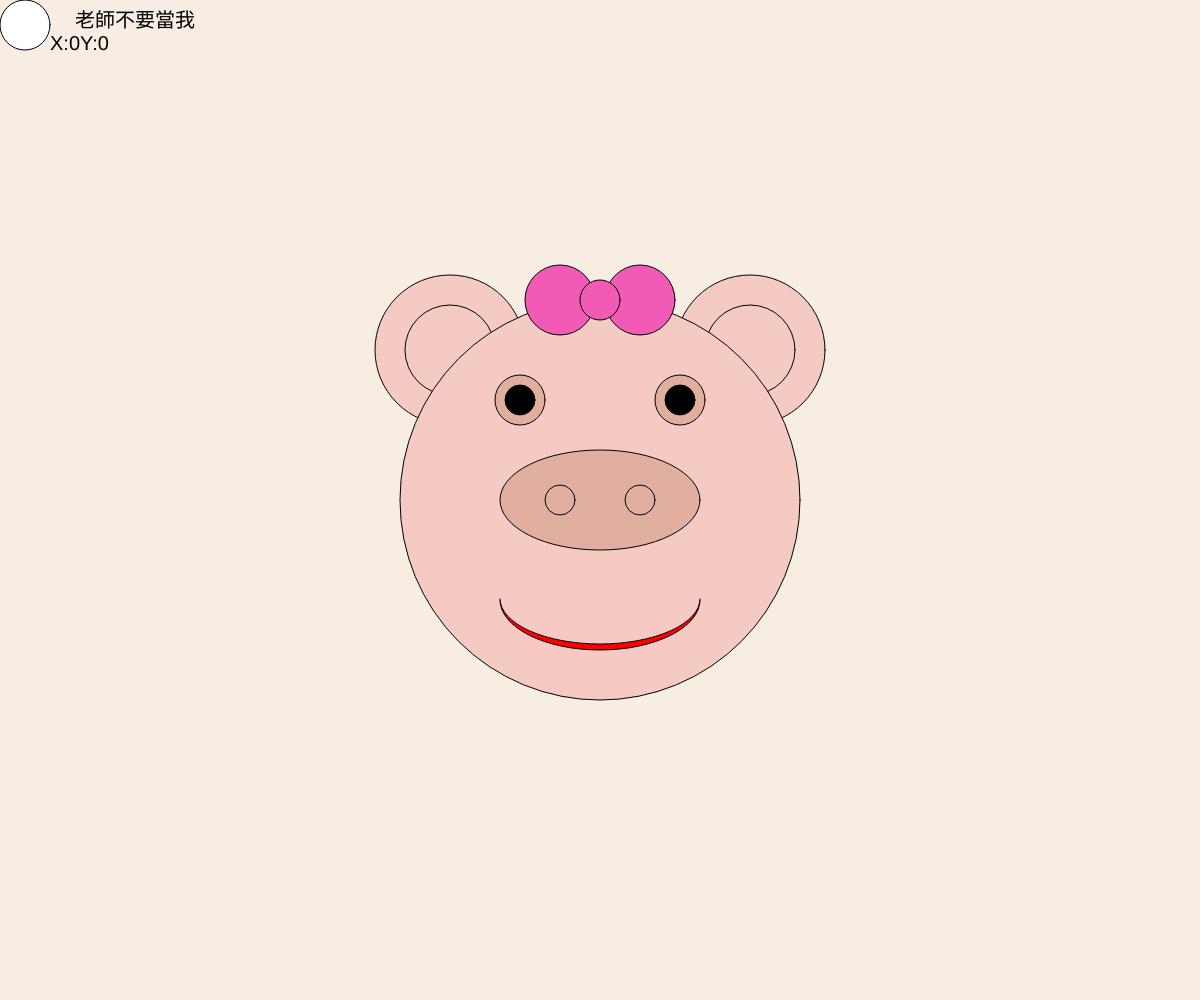
Frame 1 (no input)
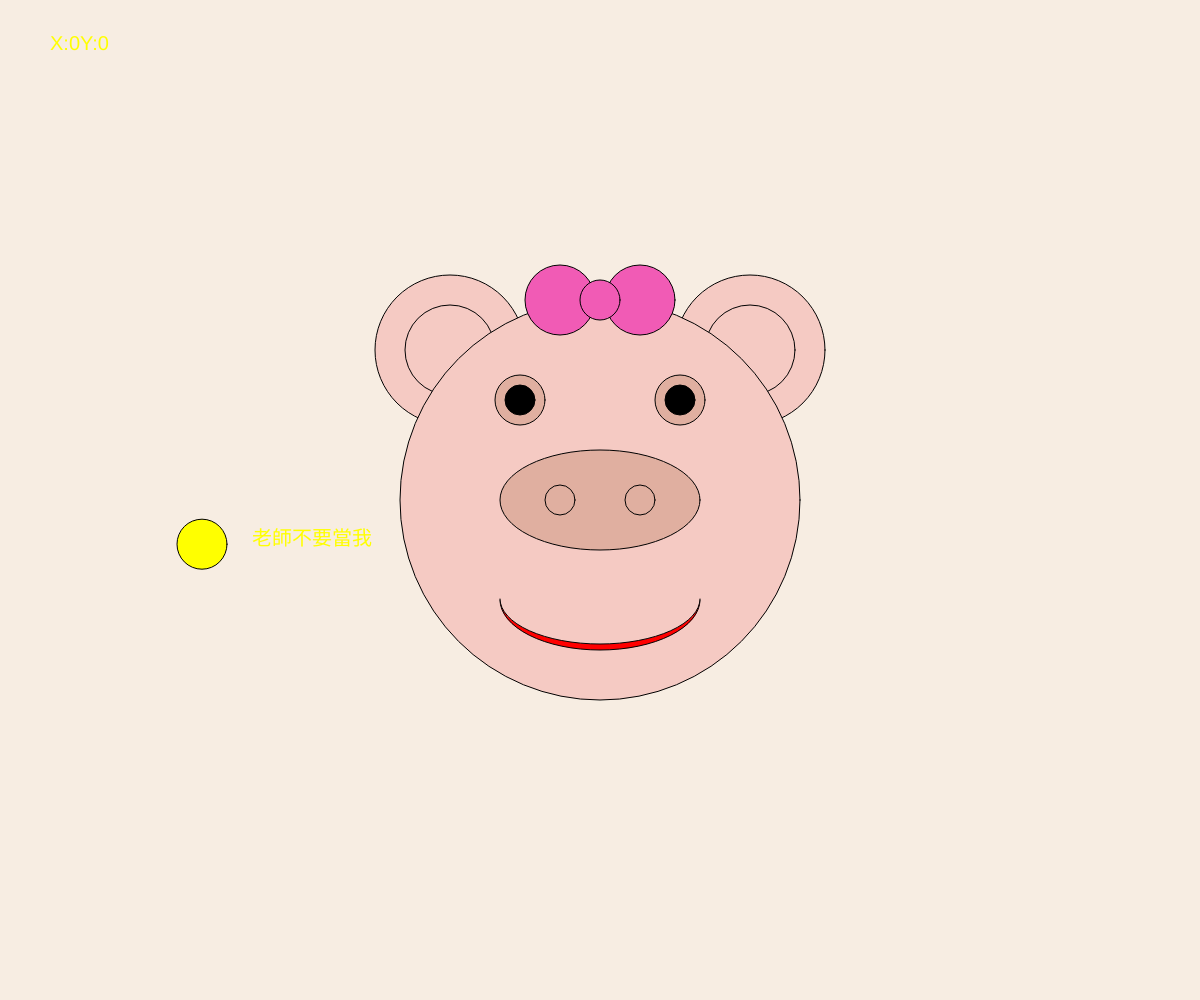
Frame 60 (no input)
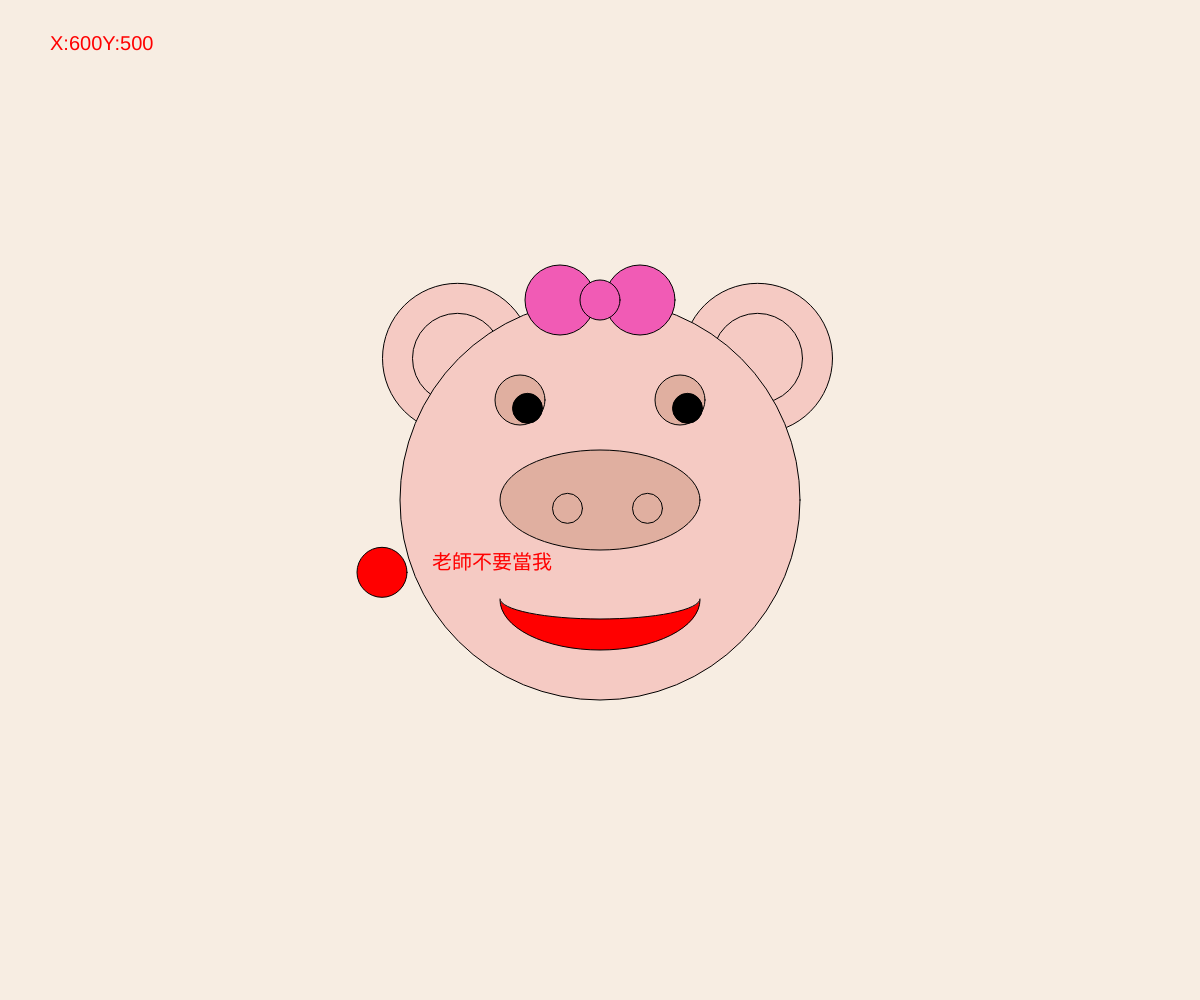
Frame 120 (the mouse pressed at the canvas centre since frame 60)

The p5.js sketch that drew these frames (run headless with seeded random() and noise() and a simulated clock; from frame 60 on, the mouse is pressed at the canvas centre):

// p5.js sketch
// ── sketch.js
function setup() {
  createCanvas(windowWidth, windowHeight);
  text("老師不要當我")
  angleMode(DEGREES)
}
var x=25
var y=25
var v_x=3
var v_y=3
function draw() {
  background("#f7ede2");
  textSize(20)
  text("X:"+mouseX+"Y:"+mouseY,50,50)
  push()
  fill("#f5cac3")
  translate(width/2,height/2)
  ellipse(-150+mouseX/80,-150+mouseY/60,150)
  ellipse(150+mouseX/80,-150+mouseY/60,150)
  ellipse(-150+mouseX/80,-150+mouseY/60,90)
  ellipse(150+mouseX/80,-150+mouseY/60,90)
  ellipse(0,0,400)
  fill("#f15bb5")
  ellipse(40,-200,70)
  ellipse(-40,-200,70)
  ellipse(0,-200,40)
  fill("#e0afa0")
  ellipse(0,0,200,100)//鼻子
  ellipse(-40+mouseX/80,0+mouseY/60,30)
  ellipse(40+mouseX/80,0+mouseY/60,30)
  ellipse(-80,-100,50)//左眼
  ellipse(80,-100,50)//右眼
  fill(0)
  ellipse(-80+mouseX/80,-100+mouseY/60,30)//左眼珠
  fill(0)
  ellipse(80+mouseX/80,-100+mouseY/60,30)//右眼
  noFill()
  //嘴
  fill(255,0,0)
  arc(0,100,200,100,0,180)
  fill("#f5cac3")
  if(mouseIsPressed)
    {
      arc (0,99,200,40,0,180)
    }
    else
    {
      arc(0,99,200,90,0,180)
    }
  noFill()
  pop()

  ellipse(x,y,50)
  text("老師不要當我",x+50,y+random(-5,5))
  x= x+v_x
  y= y+ v_y
  v_y=v_y+0.2//上下速度，每次增加0.2
  if(y>height){
    v_y=-v_y*0.8
    y=height
  }

  if(mouseIsPressed){
    fill(255,0,0)
  }
  else
  {
    fill(255,255,0)
  }

}
